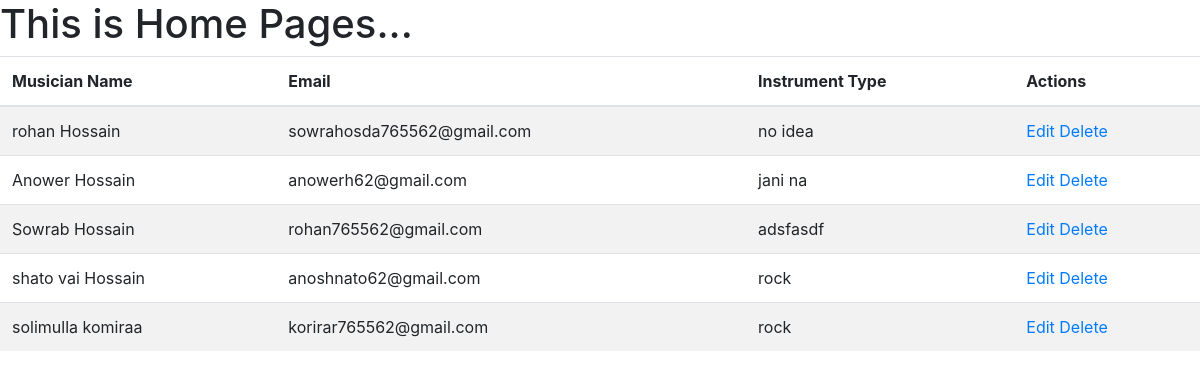
The page / on the database its author committed.
### musicians/models.py (models this page shows, shortened)
class Musician(models.Model):
    first_name = models.CharField(max_length=50)
    last_name = models.CharField(max_length=50)
    email = models.EmailField()
    phone_number = models.CharField(max_length=15)
    instrument_type = models.CharField(max_length=50)

### musicians/views.py (the view)
# urls.py: 2. Add a URL to urlpatterns:  path('', views.home, name='home')
def home(request):
    musician = Musician.objects.all()
    return render(request, 'home.html', {'data': musician})

### musicians/templates/home.html (shortened to what this page needs)
<!DOCTYPE html>
<html lang="en">
<head>
    <link rel="stylesheet" href="https://cdn.jsdelivr.net/npm/bootstrap@4.0.0/dist/css/bootstrap.min.css">
</head>
<body>
    <h1>This is Home Pages...</h1>
    {% if data %}
    <table class="table table-striped">
        <thead>
            <tr>
                <th scope="col">Musician Name</th>
                <th scope="col">Email</th>
                <th scope="col">Instrument Type</th>
                <th scope="col">Actions</th>
              </tr>
        </thead>
        <tbody>
            {% for mu in data %}
            <tr>
                <td>{{ mu.first_name }} {{ mu.last_name }}</td>
                <td>{{ mu.email }}</td>
                <td>{{ mu.instrument_type }}</td>
                <td>
                    <a href="{% url 'edit_musician' mu.id %}">Edit</a>
                    <a href="{% url 'delete_musician' mu.id %}">Delete</a>
                </td>
            </tr>
            {% endfor %}
        </tbody>
    </table>
    {% else %}
        <h3>No data Available here!</h3>
    {% endif %}
</body>
</html>

### rows shown on the page
Musician: first_name "rohan", last_name "Hossain", email "sowrahosda765562@gmail.com", instrument_type "no idea"
Musician: first_name "Anower", last_name "Hossain", email "anowerh62@gmail.com", instrument_type "jani na"
Musician: first_name "Sowrab", last_name "Hossain", email "rohan765562@gmail.com", instrument_type "adsfasdf"
Musician: first_name "shato vai", last_name "Hossain", email "anoshnato62@gmail.com", instrument_type "rock"
Musician: first_name "solimulla", last_name "komiraa", email "korirar765562@gmail.com", instrument_type "rock"
